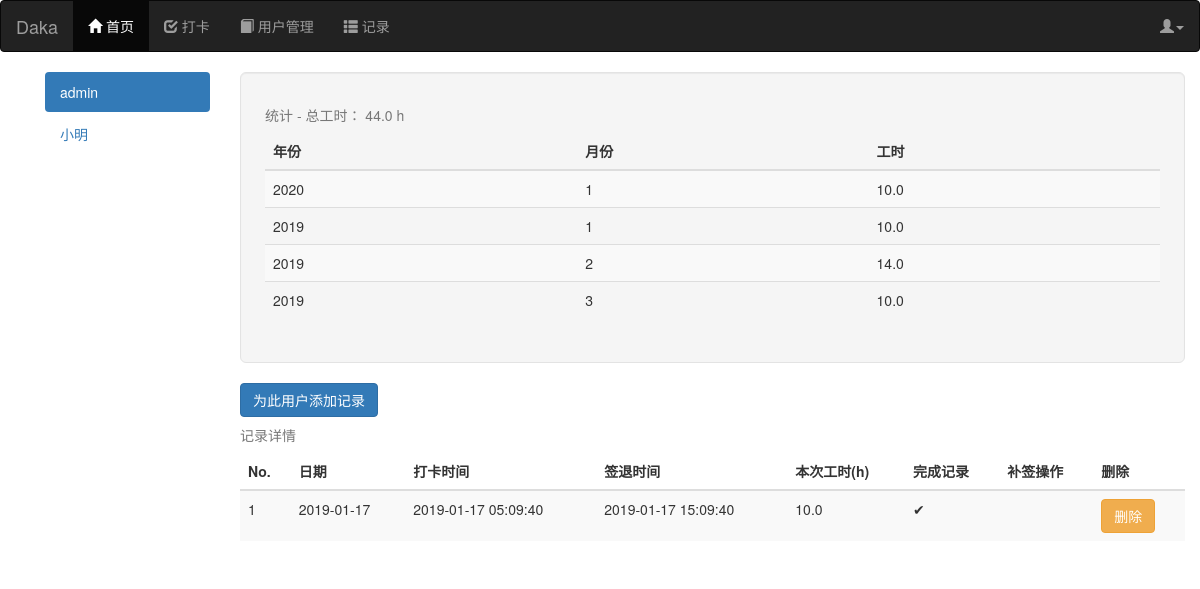
Screenshot of /main/record_admin/1?year=2019&month=1 (signed in) with the database file from the repository.
### app/models.py (models this page shows, shortened)
class User(UserMixin,db.Model):
    __tablename__="users"
    id=db.Column(db.Integer,primary_key=True)
    username=db.Column(db.String(64),unique=True,index=True)
    password_hash=db.Column(db.String(128))
    nickname=db.Column(db.String(64))
    role_id=db.Column(db.Integer,db.ForeignKey("roles.id"))
    records=db.relationship("Record",backref="user",lazy="dynamic")
    @property
    def password(self):
        raise AttributeError("password is not a readable attribute")
    def can(self,permissions):
        return self.role is not None and (self.role.permissions & permissions)==permissions
    def is_admin(self):
        return self.can(Permission.ADMINISTER)

class Record(db.Model):
    __tablename__="records"
    id=db.Column(db.Integer,primary_key=True)
    date=db.Column(db.Date,index=True)
    year=db.Column(db.Integer)
    month=db.Column(db.Integer)
    clock_in_time=db.Column(db.DateTime)
    clock_out_time=db.Column(db.DateTime)
    clock_out=db.Column(db.Boolean,default=False)
    hours=db.Column(db.Float,default=0)
    user_id=db.Column(db.Integer,db.ForeignKey("users.id"),index=True)

### app/main/views.py (the view)
@main.route("/record_admin/<int:id>")
@login_required
@admin_required
def record_admin(id=-1):
    if id==-1:
        id=current_user.id
    year=request.args.get("year",0)
    month=request.args.get("month",0)
    users=User.query.all()
    user=User.query.filter_by(id=id).first()
    worktime=Record.query.filter_by(user=user).with_entities(func.sum(Record.hours)).first()[0]
    data=generate_summary_data(user)
    records=Record.query.filter_by(user=user,year=year,month=month).order_by(Record.date.desc()).all()
    return render_template("main/record_admin.html",users=users,records=enumerate(records),user=user,worktime=worktime,data=data)

### app/decorateors.py (called while the page is built)
def permission_required(permissions):
    def decorator(f):
        @wraps(f)
        def decorator_function(*args,**kwargs):
            if not current_user.can(permissions):
                abort(403)
            return f(*args,**kwargs)
        return decorator_function
    return decorator

### app/main/views.py (called while the page is built)
def generate_summary_data(user):
    ret=[]
    user_query=Record.query.filter_by(user=user)
    years=user_query.with_entities(func.distinct(Record.year)).all()
    for year in years:
        months=user_query.filter_by(year=year[0]).with_entities(func.distinct(Record.month)).all()
        for month in months:
            node={
                "year":year[0],
                "month":month[0],
                "worktime":user_query.filter_by(year=year[0],month=month[0]).with_entities(func.sum(Record.hours)).first()[0]
            }
            ret.append(node)
    return ret

### app/models.py (called while the page is built)
@login_manager.user_loader
def load_user(user_id):
    return User.query.get(int(user_id))

### app/templates/main/record_admin.html (shortened to what this page needs)
{% extends "base.html" %}
{% block page_content %}
<div class="container">
    <div class="row">
        <div class="col-md-2 pre-scrollable">
            <ul class="nav nav-pills nav-stacked">
                {% for u in users %}
                {% if u.id!=user.id %}
                <li><a href="/main/record_admin/{{ u.id }}">{{ u.nickname }}</a></li>
                {% else %}
                <li class="active"><a href="/main/record_admin/{{ u.id }}">{{ u.nickname }}</a></li>
                {% endif %}
                {% endfor %}
            </ul>
        </div>
        <div class="col-md-10">
            <div class="well well-lg pre-scrollable">
                <table class="table table-striped">
                    <caption>统计 - 总工时： {{ worktime | round(2,"floor") }} h</caption>
                    <thead>
                        <tr>
                            <th>年份</th>
                            <th>月份</th>
                            <th>工时</th>
                        </tr>
                    </thead>
                    <tbody>
                        {% for i in data %}
                        <tr onclick="location.href='/main/record_admin/{{ user.id }}?year={{ i.year }}&month={{ i.month }}';">
                            <td>{{ i.year }}</td>
                            <td>{{ i.month }}</td>
                            <td>{{ i.worktime | round(2,"floor") }}</td>
                        </tr>
                        {% endfor %}
                    </tbody>
                </table>
            </div>
            <a href="/main/record_admin/addrecord/{{ user.id }}"><button class="btn btn-primary">为此用户添加记录</button></a>
            <div>
                <table class="table table-striped">
                    <caption>记录详情</caption>
                    <thead>
                        <tr>
                            <th>No.</th>
                            <th>日期</th>
                            <th>打卡时间</th>
                            <th>签退时间</th>
                            <th>本次工时(h)</th>
                            <th>完成记录</th>
                            <th>补签操作</th>
                            <th>删除</th>
                        </tr>
                    </thead>
                    <tbody>
                        {% for i,r in records %}
                        <tr>
                            <td>{{ i+1 }}</td>
                            <td>{{ r.date }}</td>
                            <td>{{ r.clock_in_time }}</td>
                            <td>{{ r.clock_out_time }}</td>
                            <td>{{ r.hours | round(2,"floor") }}</td>
                            {% if r.clock_out %}
                            <td>✔</td>
                            {% else %}
                            <td>❌</td>
                            {% endif %}
                            {% if not r.clock_out %}
                            <td><a href="/main/record_admin/makeup/{{ r.id }}"><button
                                        class="btn btn-primary">补签</button></a></td>
                            {% else %}
                            <td></td>
                            {% endif %}
                            <td><a href="/main/record_admin/delete/{{ r.id }}"><button
                                        class="btn btn-warning">删除</button></a></td>
                        </tr>
                        {% endfor %}
                    </tbody>
                </table>
            </div>
        </div>
    </div>
</div>
{% endblock %}

### rows the page displays
User: nickname "admin"
User: nickname "小明"
Record: i "1", date "2019-01-17", clock_in_time "2019-01-17 05:09:40", clock_out_time "2019-01-17 15:09:40", hours "10.0", clock_out True (drawn)

### other values shown
{{ worktime | round(2,"floor") }} "44.0"
{{ i.year }} "2020" "2019" "2019" "2019"
{{ i.month }} "1" "1" "2" "3"
{{ i.worktime | round(2,"floor") }} "10.0" "10.0" "14.0" "10.0"
